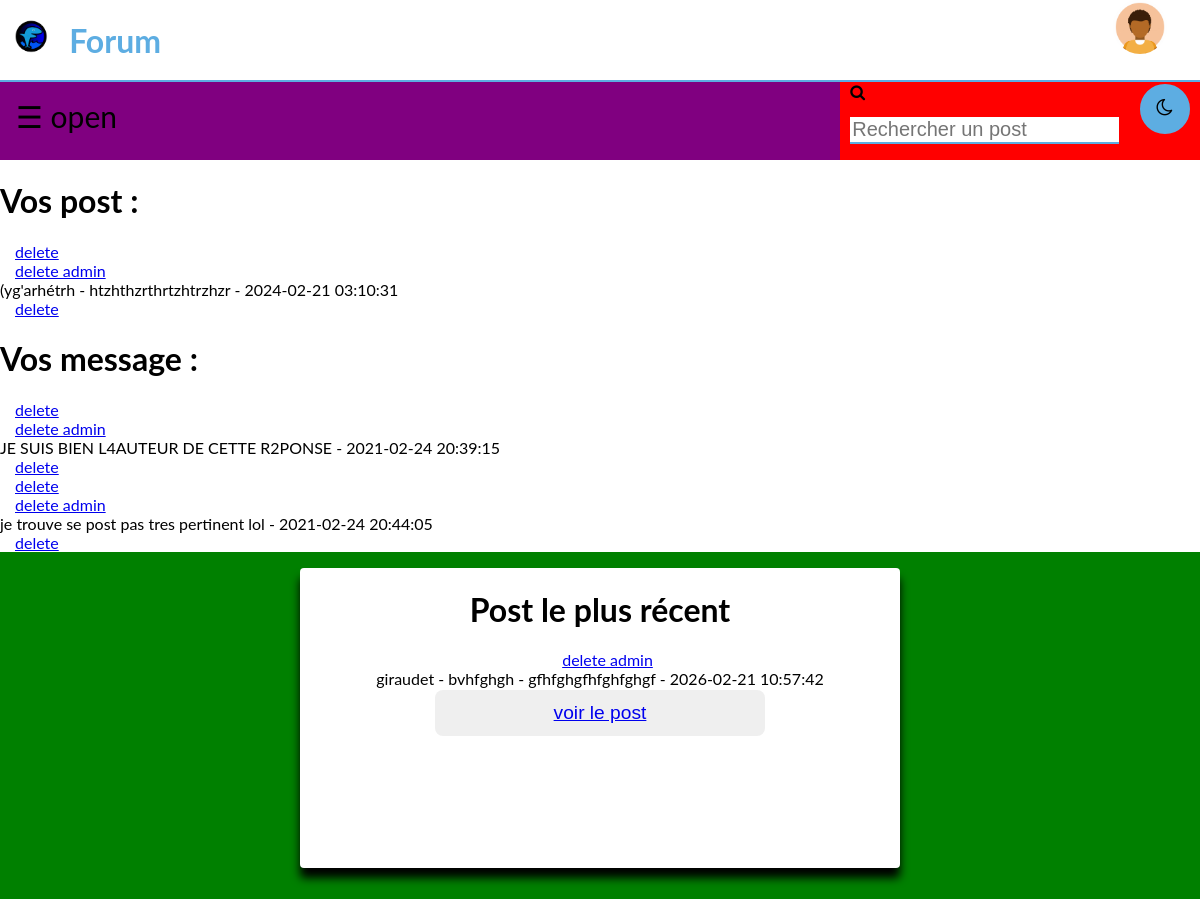
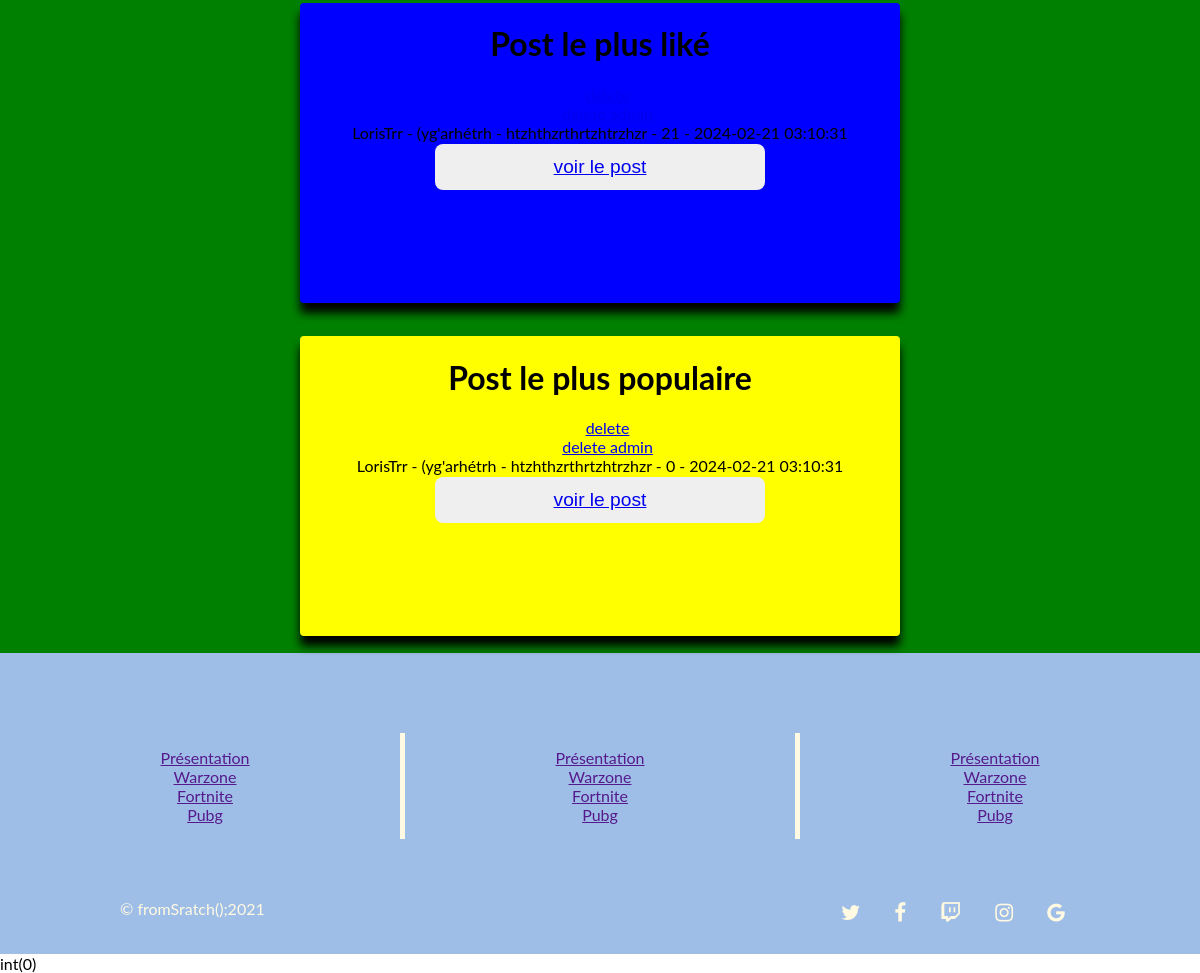
The page /index.php?p=mespost (signed in) on the database its author committed (2 pictures, top to bottom).
### tables this page shows
CREATE TABLE `post` (
  `id` bigint(20) NOT NULL,
  `titre` varchar(70) NOT NULL,
  `contenu` longtext NOT NULL,
  `id_utilisateur` bigint(20) NOT NULL,
  `date_publication` timestamp NOT NULL DEFAULT current_timestamp(),
  `isclosed` int(1) NOT NULL,
  `categorie` int(4) NOT NULL,
  `nb_mess` int(255) NOT NULL,
  `nb_like` int(255) NOT NULL
);

CREATE TABLE `message` (
  `id` bigint(20) NOT NULL,
  `id_post` bigint(20) NOT NULL,
  `message` varchar(1000) NOT NULL,
  `id_utilisateur` bigint(20) NOT NULL,
  `date_reponse` timestamp NOT NULL DEFAULT current_timestamp() ON UPDATE current_timestamp()
);

CREATE TABLE `utilisateur` (
  `id` bigint(20) NOT NULL,
  `surname` varchar(30) NOT NULL,
  `name` varchar(30) NOT NULL,
  `username` varchar(40) NOT NULL,
  `mail` varchar(150) NOT NULL,
  `password` varchar(100) NOT NULL,
  `birthday` date NOT NULL,
  `avatar` text NOT NULL,
  `id_droit` int(11) NOT NULL,
  `date_deban` timestamp NOT NULL DEFAULT current_timestamp()
);

### models/function_post.php (called while the page is built, shortened)
<?php
function post_recent($bdd){
	$reponse = $bdd->prepare('SELECT uti.id, uti.username, po.id,po.categorie, po.contenu, po.titre, po.nb_like, po.date_publication, po.id_utilisateur  from utilisateur as uti inner join post as po on uti.id = po.id_utilisateur AND po.date_publication = (SELECT MAX(date_publication) from post) LIMIT 1;');
	$reponse->execute(array());
	$result = $reponse->fetchAll();
	return $result;
}
function post_like($bdd){
	$reponse = $bdd->prepare('SELECT uti.id, uti.username, po.id, po.categorie, po.titre, po.contenu, po.nb_like, po.date_publication , po.id_utilisateur FROM utilisateur AS uti, post AS po WHERE uti.id = po.id_utilisateur AND po.nb_like = (SELECT MAX(nb_like) from post) LIMIT 1;');
	$reponse->execute(array());
	$result = $reponse->fetchAll();
	return $result;
}
function post_populaire($bdd){
	$reponse = $bdd->prepare('SELECT uti.id, uti.username, po.id, po.categorie, po.contenu, po.titre, po.date_publication, po.nb_mess, po.id_utilisateur FROM utilisateur as uti inner join post as po on uti.id = po.id_utilisateur And po.nb_mess = (SELECT max(nb_mess) from post) LIMIT 1;');
	$reponse->execute(array());
	$result = $reponse->fetchAll();
	return $result;
}
function all_post_user ($bdd,$id_utilisateur){
	$reponse = $bdd->prepare('SELECT * FROM post where id_utilisateur = ? ');
	$reponse->execute(array( $id_utilisateur));
	$result = $reponse->fetchAll();
	return $result;
}
function all_mess_user ($bdd,$id_utilisateur){
	$reponse = $bdd->prepare('SELECT * FROM message where id_utilisateur = ? ');
	$reponse->execute(array( $id_utilisateur));
	$result = $reponse->fetchAll();
	return $result;
}
?>

### controlers/mespost.php (called while the page is built)
<?php
	require 'view/header_index.php';
	require 'models/function_post.php';
	$result_m = all_post_user ($bdd,$id_utilisateur);
	$result_r = all_mess_user ($bdd,$id_utilisateur);
	$result_L = post_like($bdd);
	$result_R = post_recent($bdd);
	$result_P = post_populaire($bdd);
	require 'view/main_mypost.php';
	require 'view/footer_index.php';

### view/main_mypost.php (the view, shortened to what this page needs)
		<?php
    if ($result_m != 0){
		?>
        			<div class="post">
					<h1> Vos post : </h1>
					<?php
						foreach ($result_m as $result){
							if(isset($_SESSION['id'])){
								if ($_SESSION['id']== $result['id_utilisateur']){
									echo '<a style="padding-left:15px;" href=index.php?p=delete&id='.$result['id'].'>delete</a><br>';
								}
									if( $_SESSION['id_droit'] == 2 ){
										echo '<a style="padding-left:15px;" href=index.php?p=delete&id='.$result['id'].'>delete admin</a><br>';
									}
								}
							echo $result['titre'].' - '.$result['contenu']. ' - ' .$result['date_publication'].'<br>';
							echo '<a style="padding-left:15px;" href="delete.php?id='.$result['id'].'">delete</a><br>';
						}
					?>
					<div class="post">
					<h1> Vos message : </h1>
					<?php
						foreach ($result_r as $result){
							if(isset($_SESSION['id'])){
								if ($_SESSION['id']== $result['id_utilisateur']){
									echo '<a style="padding-left:15px;" href=index.php?p=delete_m&id='.$result['id'].'>delete</a><br>';
								}
									if( $_SESSION['id_droit'] == 2 ){
										echo '<a style="padding-left:15px;" href=index.php?p=delete_m&id='.$result['id'].'>delete admin</a><br>';
									}
								}
							echo $result['message']. ' - ' .$result['date_reponse'].'<br>';
							echo '<a style="padding-left:15px;" href="delete.php?id='.$result['id'].'">delete</a><br>';
						}
					?>
				</div>
    <php?
    	}
		if($find == 0){
	?>
			<div class="main-container">
				<div class="plus-recent">
					<h1> Post le plus récent </h1>
					<?php
						foreach ($result_R as $result1){
							if(isset($_SESSION['id'])){
								if( $_SESSION['id_droit'] == 2 ){
									echo '<a style="padding-left:15px;" href=index.php?p=delete&id='.$result1['id'].'>delete admin</a><br>';
								}
							}
							echo $result1['username'].' - '.$result1['titre'].' - '.$result1['contenu']. ' - ' .$result1['date_publication'];
							echo "<button><a href=index.php?p=voirpost&id=" .$result1['id']. ">voir le post</a></button>";
						}
					?>
				</div>
				<div class="plus-like">
					<h1> Post le plus liké </h1>
					<?php
						foreach ($result_L as $result2){
							if(isset($_SESSION['id'])){
							if ($_SESSION['id']== $result2['id_utilisateur']){
								echo '<a style="padding-left:15px;" href=index.php?p=delete&id='.$result2['id'].'>delete</a><br>';
							}
								if( $_SESSION['id_droit'] == 2 ){
									echo '<a style="padding-left:15px;" href=index.php?p=delete&id='.$result2['id'].'>delete admin</a><br>';
								}
							}
							echo $result2['username'].' - '.$result2['titre'].' - '.$result2['contenu'].' - '.$result2['nb_like']. ' - ' .$result2['date_publication'];
							if(isset($_SESSION['id'])){
								echo "<button><a href=index.php?p=voirpost&id=" .$result2['id'].">voir le post</a></button>";
							}
						}
					?>
				</div>
				<div class="plus-reponse">
					<h1> Post le plus populaire </h1>
					<?php
						foreach ($result_P as $result3) {
							if(isset($_SESSION['id'])){
							if ($_SESSION['id']== $result3['id_utilisateur']){
								echo '<a style="padding-left:15px;" href=index.php?p=delete&id='.$result3['id'].'>delete</a><br>';
							}
								if( $_SESSION['id_droit'] == 2 ){
									echo '<a style="padding-left:15px;" href=index.php?p=delete&id='.$result3['id'].'>delete admin</a><br>';
								}
							}
							echo $result3['username'].' - '.$result3['titre'].' - '.$result3['contenu'].' - '.$result3['nb_mess']. ' - ' .$result3['date_publication'];
							echo "<button><a href=index.php?p=voirpost&id=" .$result3['id'].">voir le post</a></button>";
						}
					?>
				</div>
	<?php
		 }
	?>
</main>

### CSS/style_clair.css (style rules this page uses)
html { margin: 0; height: 100%; }
body { background-color: white; margin: 0; height: 100%; font-family: "Lato", sans-serif; transition: background-color .5s; }
.main-container { background-color: green; width: 100%; height: 1000px; display: flex; justify-content: space-around; align-items: center; flex-direction: column; }
.plus-recent { background-color: white; width: 50%; height: 30%; text-align: center; border-radius: 4px; box-shadow: 0 10px 10px; }
.plus-like { background-color: blue; width: 50%; height: 30%; text-align: center; border-radius: 4px; box-shadow: 0 10px 10px; }
.plus-reponse { background-color: yellow; width: 50%; height: 30%; text-align: center; border-radius: 4px; box-shadow: 0 10px 10px; }
footer input, textarea, button { border: none; width: 55%; padding: 12px 10px; margin: 2px 0; font-size: 1.2em; font-family: 'Advent pro', sans-serif; border-radius: 8px; }

### rows shown on the page
post: titre "(yg'arhétrh", contenu "htzhthzrthrtzhtrzhzr", date_publication "2024-02-21 03:10:31", id_utilisateur.username "LorisTrr", nb_like "21", nb_mess "0"
message: message "JE SUIS BIEN L4AUTEUR DE CETTE R2PONSE", date_reponse "2021-02-24 20:39:15"
message: message "je trouve se post pas tres pertinent lol", date_reponse "2021-02-24 20:44:05"
post: id_utilisateur.username "giraudet", titre "bvhfghgh", contenu "gfhfghgfhfghfghgf", date_publication "2026-02-21 10:57:42"
